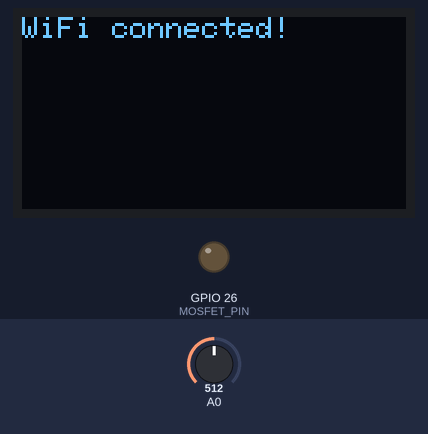
This sketch was run on a simulated ESP8266 (NodeMCU). Shown: 128×64 one-colour display, output pins drawn as LEDs (lit = HIGH). The test bench sets the inputs (shaded band); at power-on: A0 = 512. WiFi joins after 1.5 s; servers stay silent unless stated; uploads are accepted with an empty reply; what the sketch prints to the serial monitor is not drawn.

Above: at 1.6 s.
At 3.7 s:
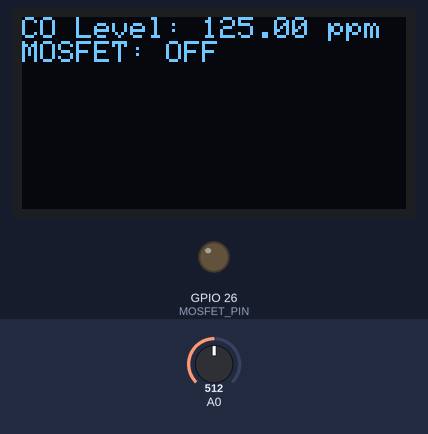
3.8 s: A0 set to 812
At 5.0 s:
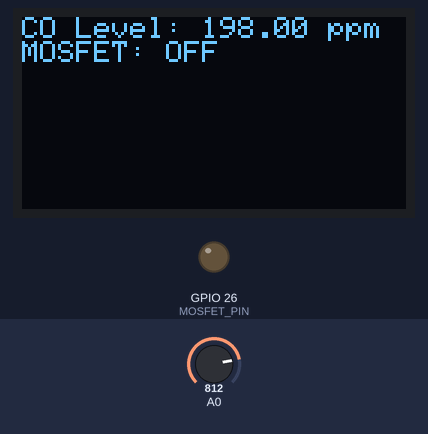
6.1 s: A0 set to 836
At 7.2 s:
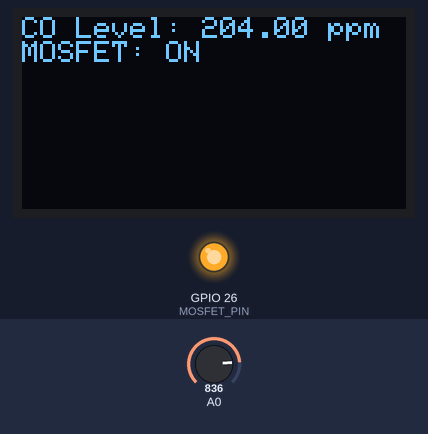
8.2 s: A0 set to 511
At 9.4 s:
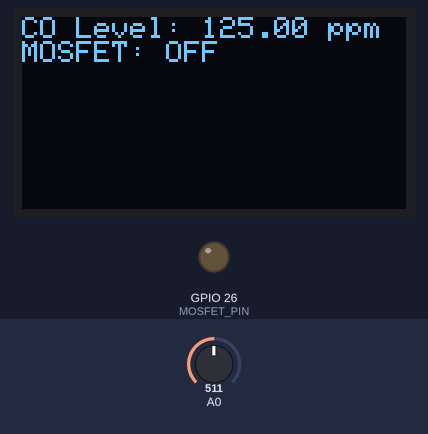
Timing chart, 0 to 11.2 s (numbered marks = the images above; inputs shaded):
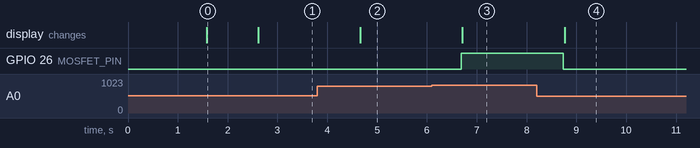

The sketch:

CO_SAFE_Monitor-backup.ino
```cpp
#include <ESP8266WiFi.h>
#include <ESP8266HTTPClient.h>
#include <Wire.h>
#include <Adafruit_GFX.h>
#include <Adafruit_SSD1306.h>

// ====== OLED SETUP ======
#define SCREEN_WIDTH 128
#define SCREEN_HEIGHT 64
#define OLED_RESET -1
Adafruit_SSD1306 display(SCREEN_WIDTH, SCREEN_HEIGHT, &Wire, OLED_RESET);

// ====== PIN DEFINITIONS ======
#define MQ7_PIN 34        // Analog pin for MQ7 sensor
#define MOSFET_PIN 26     // Gate pin for IRLZ44N

// ====== WIFI CREDENTIALS ======
const char* ssid = "YOUR_WIFI_SSID";
const char* password = "YOUR_WIFI_PASSWORD";

// ====== SUPABASE API CONFIGURATION ======
const char* SUPABASE_URL = "https://naadaumxaglqzucacexb.supabase.co/rest/v1/co_readings";
const char* SUPABASE_API_KEY = "eyJhbGciOiJIUzI1NiIsInR5cCI6IkpXVCJ9.eyJpc3MiOiJzdXBhYmFzZSIsInJlZiI6Im5hYWRhdW14YWdscXp1Y2FjZXhiIiwicm9sZSI6ImFub24iLCJpYXQiOjE3NjEwMzYwMzcsImV4cCI6MjA3NjYxMjAzN30.0ie3FXkPOaZxQfsx4c4GIBo9aMwj_RRSWQOdPRJ0bc0";
const char* DEVICE_ID = "CO-SAFE-001";  // Must match device in database
WiFiClient client;

// ====== VARIABLES ======
float co_ppm = 0;
unsigned long lastSend = 0;
const unsigned long sendInterval = 15000;  // send every 15 seconds

void setup() {
  Serial.begin(115200);
  pinMode(MOSFET_PIN, OUTPUT);
  digitalWrite(MOSFET_PIN, LOW);

  // ====== OLED INIT ======
  if (!display.begin(SSD1306_SWITCHCAPVCC, 0x3C)) {
    Serial.println(F("SSD1306 allocation failed"));
    for (;;);
  }

  display.clearDisplay();
  display.setTextSize(1);
  display.setTextColor(SSD1306_WHITE);
  display.setCursor(0, 0);
  display.println("Connecting WiFi...");
  display.display();

  // ====== WIFI CONNECT ======
  WiFi.begin(ssid, password);
  while (WiFi.status() != WL_CONNECTED) {
    delay(500);
    Serial.print(".");
  }

  Serial.println("\nWiFi connected");
  display.clearDisplay();
  display.setCursor(0, 0);
  display.println("WiFi connected!");
  display.display();
  delay(1000);
}

void loop() {
  // Read CO sensor
  int analogValue = analogRead(MQ7_PIN);
  co_ppm = map(analogValue, 0, 4095, 0, 1000);  // simple mapping

  // ====== CONTROL MOSFET ======
  if (co_ppm > 200) {
    digitalWrite(MOSFET_PIN, HIGH);
  } else {
    digitalWrite(MOSFET_PIN, LOW);
  }

  // ====== DISPLAY DATA ======
  display.clearDisplay();
  display.setCursor(0, 0);
  display.print("CO Level: ");
  display.print(co_ppm);
  display.println(" ppm");
  display.print("MOSFET: ");
  display.println(digitalRead(MOSFET_PIN) ? "ON" : "OFF");
  display.display();

  // ====== SEND DATA TO SUPABASE ======
  if (millis() - lastSend > sendInterval) {
    sendToSupabase(co_ppm, digitalRead(MOSFET_PIN));
    lastSend = millis();
  }

  delay(1000);
}

void sendToSupabase(float co, int mosfetStatus) {
  if (WiFi.status() == WL_CONNECTED) {
    HTTPClient http;
    http.begin(client, SUPABASE_URL);
    http.addHeader("Content-Type", "application/json");
    http.addHeader("apikey", SUPABASE_API_KEY);
    http.addHeader("Authorization", String("Bearer ") + SUPABASE_API_KEY);

    // Determine status based on CO level (matches SQL schema thresholds)
    String status;
    if (co >= 50) {
      status = "critical";
    } else if (co >= 25) {
      status = "warning";
    } else {
      status = "safe";
    }

    // Convert mosfet status to boolean string
    String mosfetBool = (mosfetStatus == 1) ? "true" : "false";

    // Build payload matching co_readings table schema
    // Required: device_id, co_level
    // Optional: status, mosfet_status
    String payload = "{\"device_id\":\"" + String(DEVICE_ID) +
                     "\",\"co_level\":" + String(co) +
                     ",\"status\":\"" + status +
                     "\",\"mosfet_status\":" + mosfetBool + "}";

    int httpResponseCode = http.POST(payload);
    Serial.print("POST Response: ");
    Serial.println(httpResponseCode);

    if (httpResponseCode > 0) {
      Serial.println(http.getString());
    }

    http.end();
  } else {
    Serial.println("WiFi not connected!");
  }
}
```

Measured:
- the behaviour switches between 821 and 822 on A0 (found by bisection; images 2 and 3)
- after the input at 3.8 s, the display: changes after 0.86 s (image 2)
- after the input at 6.1 s, GPIO 26 (MOSFET_PIN): LOW → HIGH after 0.59 s; the display: changes after 0.61 s (image 3)
- after the input at 8.2 s, GPIO 26 (MOSFET_PIN): HIGH → LOW after 0.54 s; the display: changes after 0.56 s (image 4)
- what the display in image 0 shows lasts 1.0 s, from 1.6 s to 2.6 s
